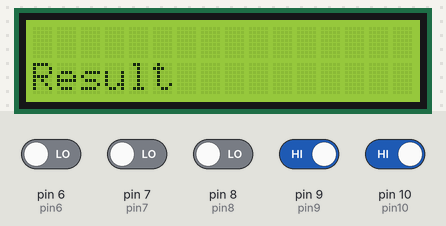
A sketch run on a simulated Arduino Uno, built with avr-gcc and run on an emulated ATmega328P. Parts: 16×2 character LCD. The test bench sets the inputs (shaded band); at power-on: pin 9 (pin9), pin 10 (pin10) HIGH, pin 6 (pin6), pin 7 (pin7), pin 8 (pin8) LOW.

Above: at 1.2 s.
1.3 s: pin 9 (pin9) driven LOW
At 2.2 s:
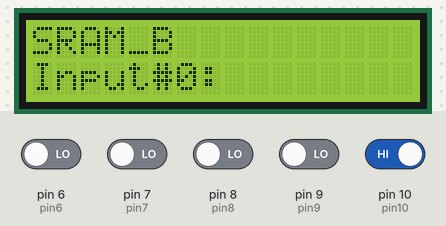
2.8 s: pin 10 (pin10) driven LOW
At 3.3 s:
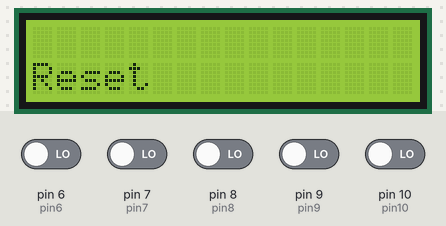
4.3 s: pin 9 (pin9) driven HIGH
At 5.5 s:
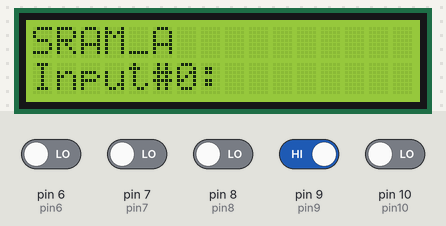
5.8 s: pin 6 (pin6) driven HIGH
At 6.7 s:
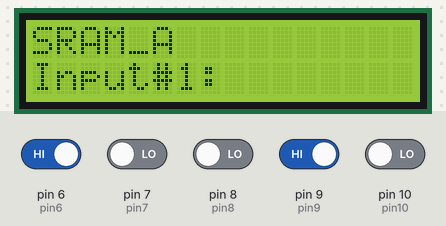
7.3 s: pin 7 (pin7) driven HIGH
At 7.9 s:
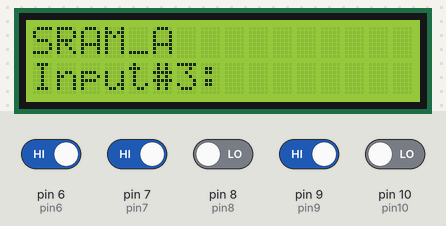
8.8 s: pin 8 (pin8) driven HIGH
At 10.2 s:
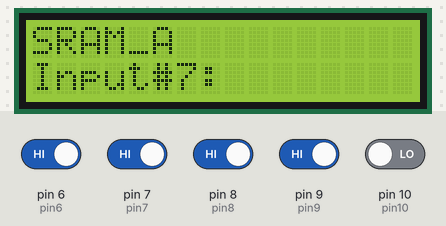
Timing chart, 0 to 11.3 s (numbered marks = the images above; inputs shaded):
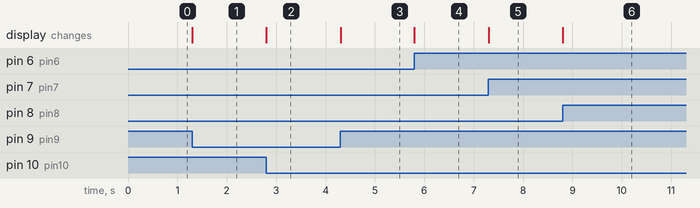

Measured:
- after the input at 1.3 s, the display: changes at once (image 1)
- after the input at 2.8 s, the display: changes at once (image 2)
- after the input at 4.3 s, the display: changes at once (image 3)
- after the input at 5.8 s, the display: changes at once (image 4)
- after the input at 7.3 s, the display: changes at once (image 5)
- after the input at 8.8 s, the display: changes at once (image 6)

The sketch:

Arduino_Sketch.ino
```cpp
//EE271SP22-Gr#1-Aditya/Deepak/Eric

// include the library code:
#include <LiquidCrystal.h>
//Defines pin assingments on Arduino board from 6 through 10

#define pin6 6
#define pin7 7
#define pin8 8
#define pin9 9
#define pin10 10

// initialize the library by associating any needed LCD interface pin
// with the arduino pin number it is connected to
const int rs = 12, en = 11, d4 = 5, d5 = 4, d6 = 3, d7 = 2;
LiquidCrystal lcd(rs, en, d4, d5, d6, d7);

void setup() {
  // set up the LCD's number of columns and rows:
  lcd.begin(16, 2);

//Assigns pins 6-10 as inputs
    pinMode(6, INPUT);
    pinMode(7,INPUT);
    pinMode(8,INPUT);
    pinMode(9,INPUT);
    pinMode(10,INPUT);

}
void loop() {
  //Reset
  if( (digitalRead(pin10) == 0) && (digitalRead(pin9) == 0))
  {
    lcd.setCursor(0, 0);
    lcd.write("         ");
    lcd.setCursor(0, 1);
    lcd.write("Reset    ");
  }

  //SRAM_A
  else if(digitalRead(pin10) == 0 && digitalRead(pin9) == 1)
  {

    lcd.setCursor(0, 0);
    lcd.write("SRAM_A    ");
    lcd.setCursor(0, 1);

    if(digitalRead(pin8) == 0 && digitalRead(pin7) == 0 && digitalRead(pin6) == 0)      { lcd.write("Input#0:  ");}
    else if(digitalRead(pin8) == 0 && digitalRead(pin7) == 0 && digitalRead(pin6) == 1) { lcd.write("Input#1:  ");}
    else if(digitalRead(pin8) == 0 && digitalRead(pin7) == 1 && digitalRead(pin6) == 0) { lcd.write("Input#2:  ");}
    else if(digitalRead(pin8) == 0 && digitalRead(pin7) == 1 && digitalRead(pin6) == 1) { lcd.write("Input#3:  ");}
    else if(digitalRead(pin8) == 1 && digitalRead(pin7) == 0 && digitalRead(pin6) == 0) { lcd.write("Input#4:  ");}
    else if(digitalRead(pin8) == 1 && digitalRead(pin7) == 0 && digitalRead(pin6) == 1) { lcd.write("Input#5:  ");}
    else if(digitalRead(pin8) == 1 && digitalRead(pin7) == 1 && digitalRead(pin6) == 0) { lcd.write("Input#6:  ");}
    else if(digitalRead(pin8) == 1 && digitalRead(pin7) == 1 && digitalRead(pin6) == 1) { lcd.write("Input#7:  ");}

  }
  //SRAM_B
  else if(digitalRead(pin10) == 1 && digitalRead(pin9) == 0)
  {

    lcd.setCursor(0, 0);
    lcd.write("SRAM_B    ");
    lcd.setCursor(0, 1);

    if(digitalRead(pin8) == 0 && digitalRead(pin7) == 0 && digitalRead(pin6) == 0)      { lcd.write("Input#0:  ");}
    else if(digitalRead(pin8) == 0 && digitalRead(pin7) == 0 && digitalRead(pin6) == 1) { lcd.write("Input#1:  ");}
    else if(digitalRead(pin8) == 0 && digitalRead(pin7) == 1 && digitalRead(pin6) == 0) { lcd.write("Input#2:  ");}
    else if(digitalRead(pin8) == 0 && digitalRead(pin7) == 1 && digitalRead(pin6) == 1) { lcd.write("Input#3:  ");}
    else if(digitalRead(pin8) == 1 && digitalRead(pin7) == 0 && digitalRead(pin6) == 0) { lcd.write("Input#4:  ");}
    else if(digitalRead(pin8) == 1 && digitalRead(pin7) == 0 && digitalRead(pin6) == 1) { lcd.write("Input#5:  ");}
    else if(digitalRead(pin8) == 1 && digitalRead(pin7) == 1 && digitalRead(pin6) == 0) { lcd.write("Input#6:  ");}
    else if(digitalRead(pin8) == 1 && digitalRead(pin7) == 1 && digitalRead(pin6) == 1) { lcd.write("Input#7:  ");}

  }
  else if( (digitalRead(pin10) == 1) && (digitalRead(pin9) == 1))
  {
    lcd.setCursor(0, 0);
    lcd.write("         ");
    lcd.setCursor(0, 1);
    lcd.write("Result    ");
  }

}
```
